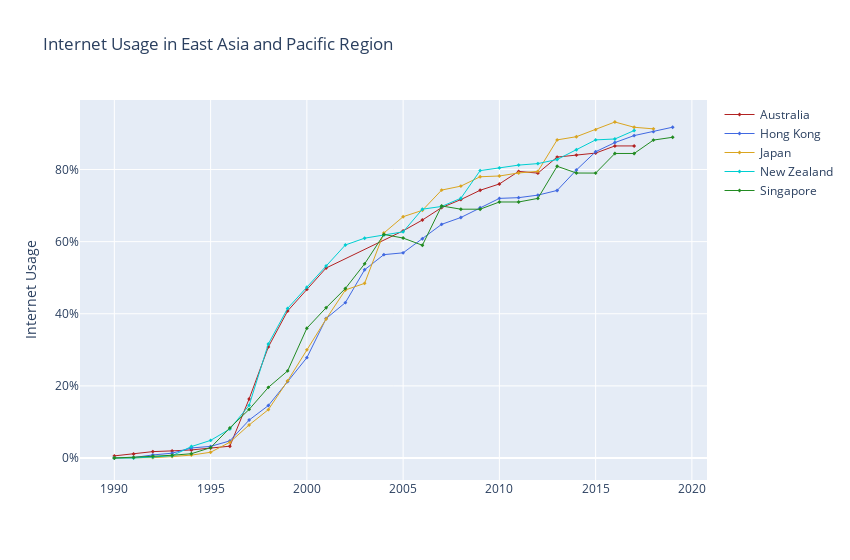

The notebook cell this image was saved under:
### Code cell
# list of top 5 East Asia and Pacific Region countries with high internet use
lst4 = list(top5_EastAsia_andPacific.entity)
# Filtering table for countries in the list above
five_group4 = all_table[all_table['entity'].isin(lst4)]
# pivot table with countries as variables
five_group4 = five_group4.pivot_table('internet_usage', 'year', 'entity')

# Plotting 
# Function to make a line plot 
def add_region(region, color):
    fig.add_trace(go.Scatter(x=five_group4.index, y=five_group4[region],
                             mode="lines+markers",
                             marker= dict(
                                 symbol="diamond", size=3
                             ),
                            name=region, connectgaps=True,
                            line=dict(color=color, width=1)))
# Use function to make line plot for each country
fig = go.Figure()
add_region('Australia', 'firebrick')
add_region('Hong Kong', 'royalblue')
add_region('Japan', 'goldenrod')
add_region('New Zealand', 'darkturquoise')
add_region('Singapore', 'forestgreen')
fig.update_layout(title='Internet Usage in East Asia and Pacific Region', width=850,
                  yaxis_title = 'Internet Usage',
                  yaxis = dict(
                      tickvals = [0, 20, 40, 60, 80],
                      ticktext = ['0%', '20%', '40%', '60%', '80%']
                  )
                  )

### Figure 1 — Plotly figure (JSON) as saved in the notebook; plotly's stock layout.template omitted (floating-point values rounded to 4 significant figures)
{"data": [{"connectgaps": true, "line": {"color": "firebrick", "width": 1}, "marker": {"size": 3, "symbol": "diamond"}, "mode": "lines+markers", "name": "Australia", "type": "scatter", "x": [1990, 1991, 1992, 1993, 1994, 1995, 1996, 1997, 1998, 1999, 2000, 2001, 2002, 2003, 2004, 2005, 2006, 2007, 2008, 2009, 2010, 2011, 2012, 2013, 2014, 2015, 2016, 2017, 2018, 2019], "y": [0.5851, 1.097, 1.769, 1.975, 2.232, 2.76, 3.275, 16.37, 30.81, 40.78, 46.76, 52.69, null, null, null, 63, 66, 69.45, 71.67, 74.25, 76, 79.49, 79, 83.45, 84, 84.56, 86.54, 86.55, null, null]}, {"connectgaps": true, "line": {"color": "royalblue", "width": 1}, "marker": {"size": 3, "symbol": "diamond"}, "mode": "lines+markers", "name": "Hong Kong", "type": "scatter", "x": [1990, 1991, 1992, 1993, 1994, 1995, 1996, 1997, 1998, 1999, 2000, 2001, 2002, 2003, 2004, 2005, 2006, 2007, 2008, 2009, 2010, 2011, 2012, 2013, 2014, 2015, 2016, 2017, 2018, 2019], "y": [0, 0.121, 0.8495, 1.335, 2.784, 3.219, 4.749, 10.52, 14.55, 21.23, 27.83, 38.67, 43.08, 52.2, 56.4, 56.9, 60.8, 64.8, 66.7, 69.4, 72, 72.2, 72.9, 74.2, 79.87, 84.95, 87.48, 89.42, 90.51, 91.74]}, {"connectgaps": true, "line": {"color": "goldenrod", "width": 1}, "marker": {"size": 3, "symbol": "diamond"}, "mode": "lines+markers", "name": "Japan", "type": "scatter", "x": [1990, 1991, 1992, 1993, 1994, 1995, 1996, 1997, 1998, 1999, 2000, 2001, 2002, 2003, 2004, 2005, 2006, 2007, 2008, 2009, 2010, 2011, 2012, 2013, 2014, 2015, 2016, 2017, 2018, 2019], "y": [0.02029, 0.04044, 0.09668, 0.4013, 0.7997, 1.594, 4.373, 9.163, 13.41, 21.39, 29.99, 38.53, 46.59, 48.44, 62.39, 66.92, 68.69, 74.3, 75.4, 78, 78.21, 79.05, 79.5, 88.22, 89.11, 91.06, 93.18, 91.73, 91.28, null]}, {"connectgaps": true, "line": {"color": "darkturquoise", "width": 1}, "marker": {"size": 3, "symbol": "diamond"}, "mode": "lines+markers", "name": "New Zealand", "type": "scatter", "x": [1990, 1991, 1992, 1993, 1994, 1995, 1996, 1997, 1998, 1999, 2000, 2001, 2002, 2003, 2004, 2005, 2006, 2007, 2008, 2009, 2010, 2011, 2012, 2013, 2014, 2015, 2016, 2017, 2018, 2019], "y": [0, 0, 0.2859, 0.6312, 3.169, 4.884, 8.042, 14.6, 31.64, 41.49, 47.38, 53.24, 59.08, 60.96, 61.85, 62.72, 69, 69.76, 72.03, 79.7, 80.46, 81.23, 81.64, 82.78, 85.5, 88.22, 88.47, 90.81, null, null]}, {"connectgaps": true, "line": {"color": "forestgreen", "width": 1}, "marker": {"size": 3, "symbol": "diamond"}, "mode": "lines+markers", "name": "Singapore", "type": "scatter", "x": [1990, 1991, 1992, 1993, 1994, 1995, 1996, 1997, 1998, 1999, 2000, 2001, 2002, 2003, 2004, 2005, 2006, 2007, 2008, 2009, 2010, 2011, 2012, 2013, 2014, 2015, 2016, 2017, 2018, 2019], "y": [0, 0.1615, 0.4714, 0.7633, 1.185, 2.873, 8.35, 13.47, 19.59, 24.16, 36, 41.67, 47, 53.84, 62, 61, 59, 69.9, 69, 69, 71, 71, 72, 80.9, 79.03, 79.01, 84.45, 84.45, 88.17, 88.95]}], "layout": {"title": {"text": "Internet Usage in East Asia and Pacific Region"}, "width": 850, "yaxis": {"ticktext": ["0%", "20%", "40%", "60%", "80%"], "tickvals": [0, 20, 40, 60, 80], "title": {"text": "Internet Usage"}}}}
